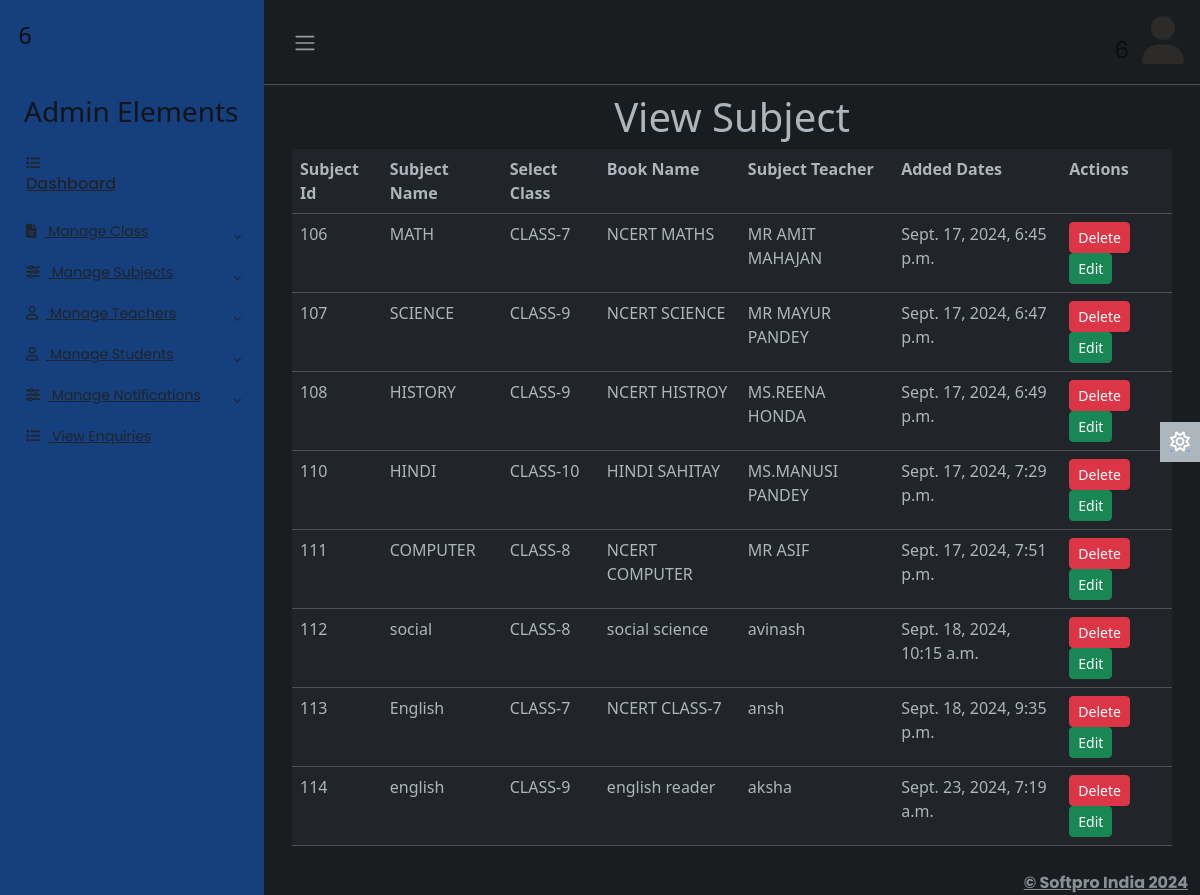
The page /adminapp/viewsubject/ (signed in) on the database its author committed.
### adminapp/models.py (models this page shows)
class Subject(models.Model):
    sid=models.IntegerField(primary_key=True,auto_created=True)
    subject_name=models.CharField(max_length=30)
    sclass=models.CharField(max_length=50)
    book=models.CharField(max_length=50)
    steacher=models.CharField(max_length=50)
    created_date=models.DateTimeField()

### adminapp/views.py (the view)
# urls.py: path('viewsubject/',views.viewsubject,name='viewsubject'),
def viewsubject(req):
    try:
        if req.session['adminid']!=None:
            adminid=req.session['adminid']
            sub=Subject.objects.all()
            return render(req,'viewsubject.html',{'adminid':adminid,'sub':sub})
    except KeyError:
        return redirect('login')

### adminapp/templates/viewsubject.html
{% extends 'adminbase.html' %}
{% load static %}
{% block admin %}
<div class="row">
    <div class="col-sm-12">
        <h1 class="text-center">View Subject</h1>
        <table class="table">
            <tr>
                <th>Subject Id</th>
                <th>Subject Name</th>
                <th>Select Class</th>
                <th>Book Name</th>
                <th>Subject Teacher</th>
                <th>Added Dates</th>
                <th>Actions</th>
            </tr>
            {% for s in sub %}
                <tr>
                    <td>{{s.sid}}</td>
                    <td>{{s.subject_name}}</td>
                    <td>{{s.sclass}}</td>
                    <td>{{s.book}}</td>
                    <td>{{s.steacher}}</td>
                    <td>{{s.created_date}}</td>
                    <td>
                        <a href="{% url 'adminapp:delsubject' sid=s.sid %}" class="btn btn-sm btn-danger">Delete</a>
                        <a href=" {% url 'adminapp:editsub' id=s.sid %}" class="btn btn-sm btn-success">Edit</a>
                    </td>
                </tr>
            {% endfor %}
        </table>
    </div>
</div>
{% endblock %}

### adminapp/static/css/adminstyle.css (style rules this page uses)
body { font-family: 'Poppins', sans-serif; font-size: 0.875rem; opacity: 1; overflow-y: scroll; margin: 0; }
a { cursor: pointer; text-decoration: none; font-family: 'Poppins', sans-serif; }

### rows shown on the page
Subject: sid "106", subject_name "MATH", sclass "CLASS-7", book "NCERT MATHS", steacher "MR AMIT MAHAJAN", created_date "Sept. 17, 2024, 6:45 p.m."
Subject: sid "107", subject_name "SCIENCE", sclass "CLASS-9", book "NCERT SCIENCE", steacher "MR MAYUR PANDEY", created_date "Sept. 17, 2024, 6:47 p.m."
Subject: sid "108", subject_name "HISTORY", sclass "CLASS-9", book "NCERT HISTROY", steacher "MS.REENA HONDA", created_date "Sept. 17, 2024, 6:49 p.m."
Subject: sid "110", subject_name "HINDI", sclass "CLASS-10", book "HINDI SAHITAY", steacher "MS.MANUSI PANDEY", created_date "Sept. 17, 2024, 7:29 p.m."
Subject: sid "111", subject_name "COMPUTER", sclass "CLASS-8", book "NCERT COMPUTER", steacher "MR ASIF", created_date "Sept. 17, 2024, 7:51 p.m."
Subject: sid "112", subject_name "social", sclass "CLASS-8", book "social science", steacher "avinash", created_date "Sept. 18, 2024, 10:15 a.m."
Subject: sid "113", subject_name "English", sclass "CLASS-7", book "NCERT CLASS-7", steacher "ansh", created_date "Sept. 18, 2024, 9:35 p.m."
Subject: sid "114", subject_name "english", sclass "CLASS-9", book "english reader", steacher "aksha", created_date "Sept. 23, 2024, 7:19 a.m."

### other values the page prints
{{ adminid }} "6"
